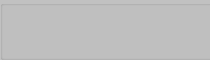
<?xml version="1.0" encoding="UTF-8"?>
<ui version="4.0">
 <class>UIRatio</class>
 <widget class="QWidget" name="UIRatio">
  <property name="geometry">
   <rect>
    <x>0</x>
    <y>0</y>
    <width>210</width>
    <height>60</height>
   </rect>
  </property>
  <property name="windowTitle">
   <string>UIRatio</string>
  </property>
  <widget class="QGroupBox" name="Ratio_groupBox">
   <property name="geometry">
    <rect>
     <x>0</x>
     <y>0</y>
     <width>330</width>
     <height>60</height>
    </rect>
   </property>
   <property name="styleSheet">
    <string notr="true">background-color: rgb(193, 193, 193);</string>
   </property>
   <property name="title">
    <string/>
   </property>
  </widget>
 </widget>
 <layoutdefault spacing="6" margin="11"/>
 <resources/>
 <connections/>
</ui>
